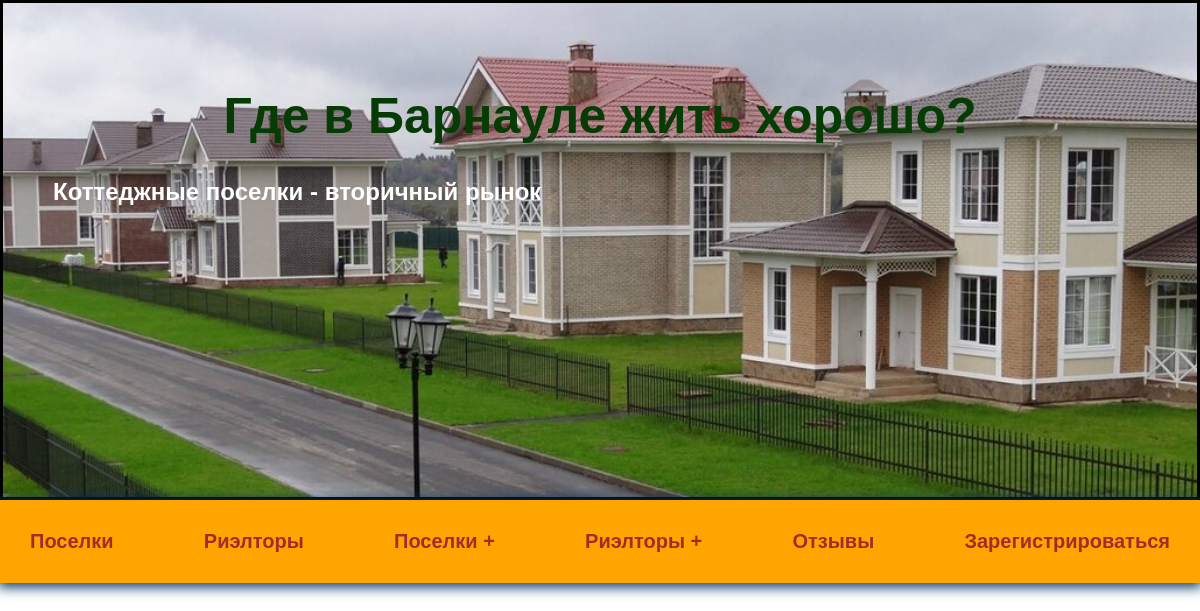
The app's page /, older data.
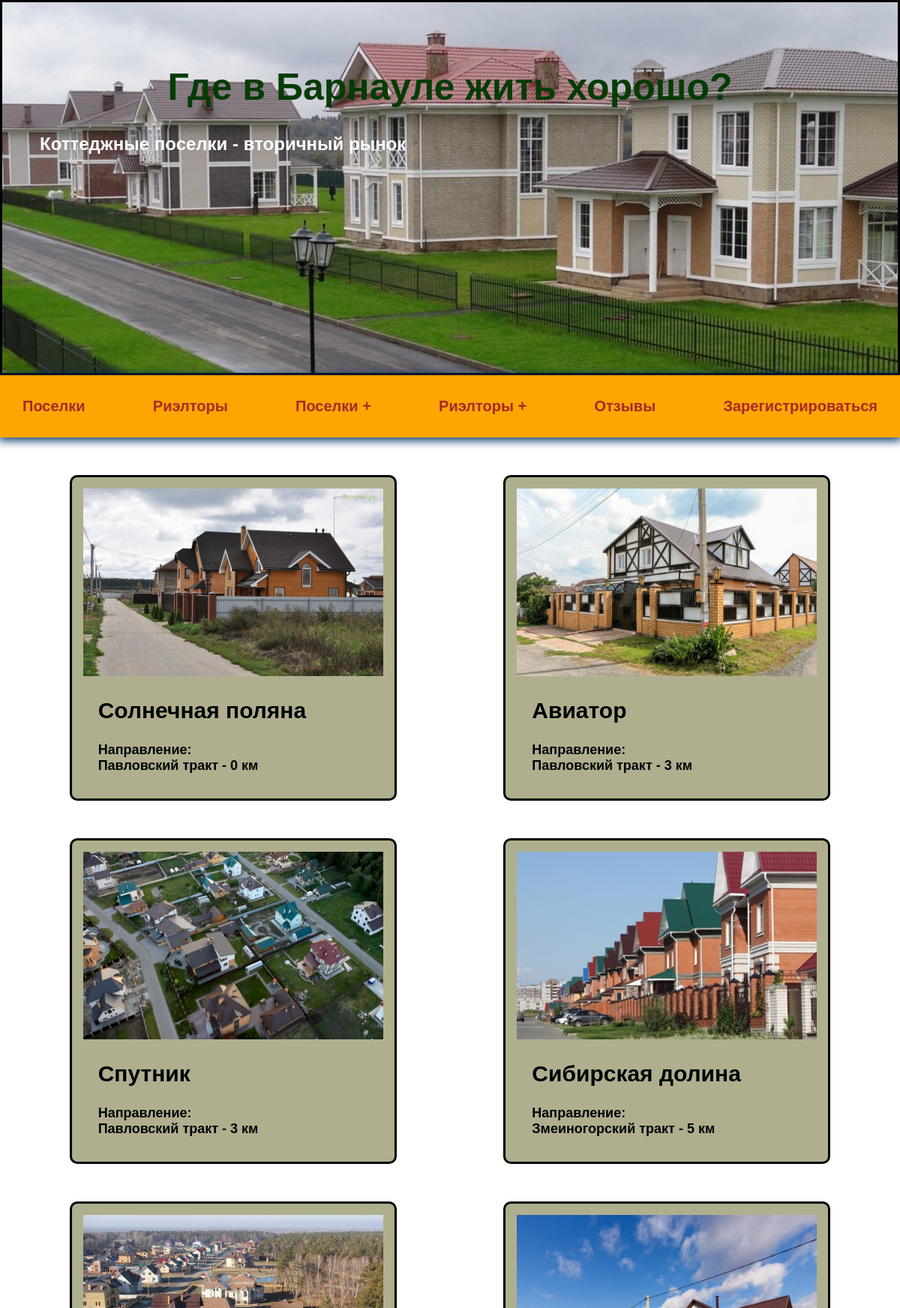
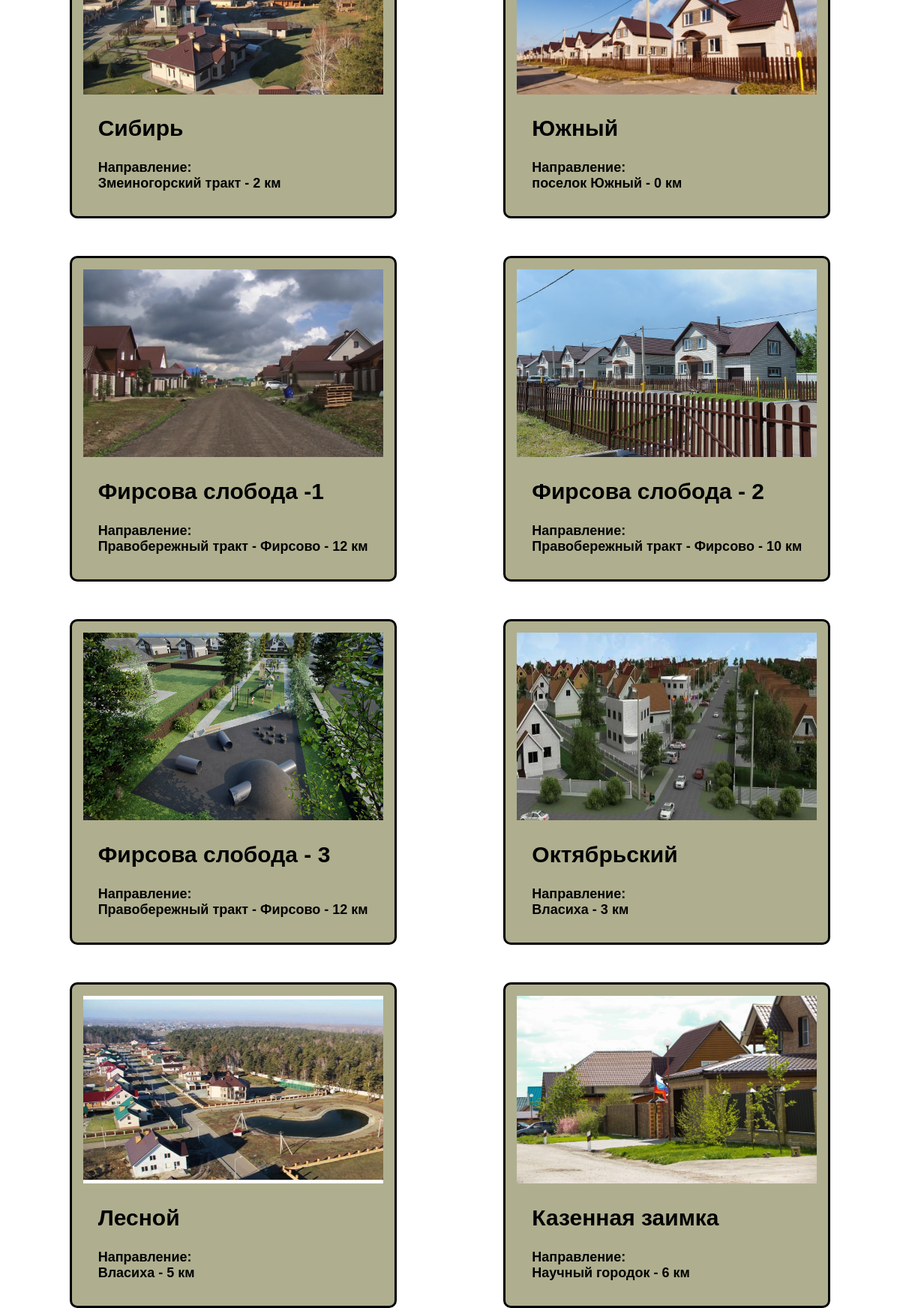
The same page, newer data (2 pictures, top to bottom).
### villages/models.py (models this page shows, shortened)
class Village(models.Model):
    title = models.CharField(max_length=100)
    description = models.TextField()
    featured_image = models.ImageField(upload_to="villages", blank=True, default="default.jpg")
    direction = models.CharField(max_length=100)
    distance = models.IntegerField(default=0)
    quantity = models.IntegerField(default=0)
    square = models.IntegerField(default=0)
    land_price = models.IntegerField(default=0)
    contacts = models.CharField(max_length=200, blank=True)
    website = models.CharField(max_length=400, blank=True)
    vote_total = models.IntegerField(default=0)
    infrastructures = models.ManyToManyField('Infrastructure', blank=True)

### villages/views.py (the view)
# urls.py: path('', include('villages.urls')),
def villages(request):
    vg = Village.objects.all()
    context = {
        "villages": vg
    }
    return render(request, 'villages/villages.html', context)

### villages/templates/villages/villages.html
{% extends 'villages/base.html' %}
{% block content %}
<div class="cards">
    {% for villag in villages %}
    <div class="card">
         <a href="{% url 'village' villag.id %}" class="village">
            <img class="image_card" src="{{ villag.featured_image.url }}" alt="image_card">
            <h2>
            {{ villag.title }}
            </h2>
            <p>Направление:<br>{{ villag.direction }} - {{ villag.distance }} км</p>
         </a>
    </div>
    {% endfor %}
</div>
{% endblock %}

### villages/templates/villages/base.html (shortened to what this page needs)
<!DOCTYPE html>
{% load static %}
<html lang="en">
<head>
    <link rel="stylesheet" href="{% static 'css/style.css' %}">
</head>
<body>
    <div class="titl">
        <h1>Где в Барнауле жить хорошо?</h1>
        <h2>Коттеджные поселки - вторичный рынок</h2>
    </div>
    <div class="menu">
      <div class="wrap">
          <ul>
            <li><a href="{% url 'villages' %}">Поселки</a></li>
            <li><a href="{% url 'realtors' %}">Риэлторы</a></li>
            <li><a href="">Поселки +</a></li>
            <li><a href="">Риэлторы +</a></li>
            <li><a href="">Отзывы</a></li>
            <li><a href="">Зарегистрироваться</a></li>
          </ul>
      </div>
    </div>
        {% block content %}
        {% endblock %}
</body>
</html>

### realtors/static/css/style.css (style rules this page uses)
body { padding: 0; margin: 0; font-family: Arial, Helvetica, sans-serif; }
.titl { background-image: url('6_1018496.jpg'); background-size: cover; box-sizing: border-box; padding: 50px; width: 100%; height: 500px; border: 3px solid black }
.titl h1 { color: rgb(6, 59, 6); font-size: 50px; }
h1 { text-align: center; font-size: 40px; color: brown; }
h2 { color: white; }
.wrap { max-width: 1200px; margin: 0 auto; padding: 10px 30px; box-sizing: border-box; }
.menu { background: #FFA500; box-shadow: 0 2px 12px 2px #003366; }
ul { list-style: none; padding: 0; }
.menu ul { display: flex; justify-content: space-between; align-items: center; font-size: 20px; }
.menu a, .menu li { font-weight: bold; color: brown; }
a { text-decoration: none; }
.cards { width: 100%; margin-top: 50px; display: flex; flex-wrap: wrap; justify-content: space-evenly; gap: 50px; }
.card { padding: 15px; border: 3px solid black; border-radius: 10px; background-color: rgb(175, 175, 143); box-sizing: border-box; }
.card h2 { margin-left: 20px; font-size: 30px; font-weight: bold; color: black; }
.card p { margin-left: 20px; font-size: 18px; font-weight: bold; color: black; }
.image_card { width: 400px; height: 250px; }

Row changes from the older to the newer data that the page shows:
added Village: featured_image (picture), title "Солнечная поляна", direction "Павловский тракт", distance "0"
added Village: featured_image (picture), title "Авиатор", direction "Павловский тракт", distance "3"
added Village: featured_image (picture), title "Спутник", direction "Павловский тракт", distance "3"
added Village: featured_image (picture), title "Сибирская долина", direction "Змеиногорский тракт", distance "5"
added Village: featured_image (picture), title "Сибирь", direction "Змеиногорский тракт", distance "2"
added Village: featured_image (picture), title "Южный", direction "поселок Южный", distance "0"
added Village: featured_image (picture), title "Фирсова слобода -1", direction "Правобережный тракт - Фирсово", distance "12"
added Village: featured_image (picture), title "Фирсова слобода - 2", direction "Правобережный тракт - Фирсово", distance "10"
added Village: featured_image (picture), title "Фирсова слобода - 3", direction "Правобережный тракт - Фирсово", distance "12"
added Village: featured_image (picture), title "Октябрьский", direction "Власиха", distance "3"
added Village: featured_image (picture), title "Лесной", direction "Власиха", distance "5"
added Village: featured_image (picture), title "Казенная заимка", direction "Научный городок", distance "6"
